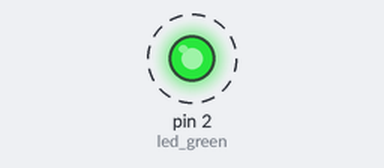
The sketch below on a simulated Arduino Uno, built with avr-gcc and run on an emulated ATmega328P. Shown: output pins drawn as LEDs (lit = HIGH). Dashed ring = blinking.

Above: at 0.05 s.
Timing chart, 0 to 3.0 s (numbered marks = the images above):
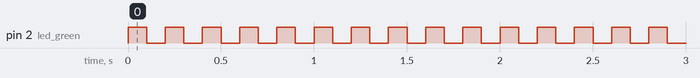

The sketch:

Task2.ino
```cpp
/*
  This is the sketch for Task 2.
*/

int led_green  = 2; // pin number 2 connected to the green LED (try and find it on the breadboard)


// the setup function runs once when you press the small white reset button or plug the board in
void setup()
{
  pinMode(led_green, OUTPUT); // here we declare the green LED pin to be an OUTPUT where it outputs either a logic 0 (0V) or a logic 1 (+5V). Kind of like an ON/OFF switch
}

// the loop function runs over and over again forever
void loop()
{
  digitalWrite(led_green, HIGH); //here we set the green LED on - High in this case equals +5V and LOW is 0V
  delay(100); // change this number
  digitalWrite(led_green, LOW);
  delay(100); // change this number
}
```

Measured:
- by itself, pin 2 (led_green): alternates HIGH for 0.10 s and LOW for 0.10 s
